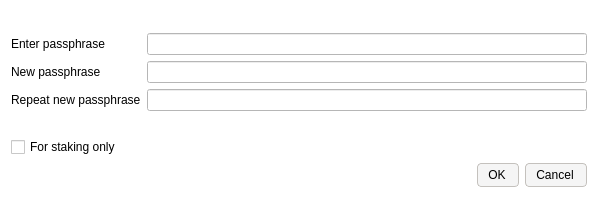
<?xml version="1.0" encoding="UTF-8"?>
<ui version="4.0">
 <class>AskPassphraseDialog</class>
 <widget class="QDialog" name="AskPassphraseDialog">
  <property name="geometry">
   <rect>
    <x>0</x>
    <y>0</y>
    <width>598</width>
    <height>198</height>
   </rect>
  </property>
  <property name="sizePolicy">
   <sizepolicy hsizetype="Preferred" vsizetype="Minimum">
    <horstretch>0</horstretch>
    <verstretch>0</verstretch>
   </sizepolicy>
  </property>
  <property name="minimumSize">
   <size>
    <width>550</width>
    <height>0</height>
   </size>
  </property>
  <property name="windowTitle">
   <string>Passphrase Dialog</string>
  </property>
  <property name="styleSheet">
   <string notr="true">background-color: rgb(255, 255, 255); color: rgb(0,0,0);</string>
  </property>
  <layout class="QVBoxLayout" name="verticalLayout">
   <item>
    <widget class="QLabel" name="warningLabel">
     <property name="textFormat">
      <enum>Qt::RichText</enum>
     </property>
     <property name="wordWrap">
      <bool>true</bool>
     </property>
    </widget>
   </item>
   <item>
    <layout class="QFormLayout" name="formLayout">
     <property name="fieldGrowthPolicy">
      <enum>QFormLayout::AllNonFixedFieldsGrow</enum>
     </property>
     <item row="0" column="0">
      <widget class="QLabel" name="passLabel1">
       <property name="text">
        <string>Enter passphrase</string>
       </property>
      </widget>
     </item>
     <item row="0" column="1">
      <widget class="QLineEdit" name="passEdit1">
       <property name="echoMode">
        <enum>QLineEdit::Password</enum>
       </property>
      </widget>
     </item>
     <item row="1" column="0">
      <widget class="QLabel" name="passLabel2">
       <property name="text">
        <string>New passphrase</string>
       </property>
      </widget>
     </item>
     <item row="1" column="1">
      <widget class="QLineEdit" name="passEdit2">
       <property name="echoMode">
        <enum>QLineEdit::Password</enum>
       </property>
      </widget>
     </item>
     <item row="2" column="0">
      <widget class="QLabel" name="passLabel3">
       <property name="text">
        <string>Repeat new passphrase</string>
       </property>
      </widget>
     </item>
     <item row="2" column="1">
      <widget class="QLineEdit" name="passEdit3">
       <property name="echoMode">
        <enum>QLineEdit::Password</enum>
       </property>
      </widget>
     </item>
     <item row="3" column="1">
      <widget class="QLabel" name="capsLabel">
       <property name="font">
        <font>
         <weight>75</weight>
         <bold>true</bold>
        </font>
       </property>
       <property name="text">
        <string/>
       </property>
       <property name="alignment">
        <set>Qt::AlignCenter</set>
       </property>
      </widget>
     </item>
     <item row="4" column="0">
      <widget class="QCheckBox" name="stakingCheckBox">
       <property name="enabled">
        <bool>true</bool>
       </property>
       <property name="visible">
        <bool>false</bool>
       </property>
       <property name="toolTip">
        <string>Serves to disable the trivial sendmoney when OS account compromised. Provides no real security.</string>
       </property>
       <property name="text">
        <string>For staking only</string>
       </property>
      </widget>
     </item>
    </layout>
   </item>
   <item>
    <widget class="QDialogButtonBox" name="buttonBox">
     <property name="styleSheet">
      <string notr="true">background-color: rgb(245, 245, 245);
border-radius: 4px;
border: 1px solid #c4c1bd;
font-weight: 400;
padding: 4px;
padding-left: 10px;
padding-right: 12px;
icon-size: 0;</string>
     </property>
     <property name="orientation">
      <enum>Qt::Horizontal</enum>
     </property>
     <property name="standardButtons">
      <set>QDialogButtonBox::Cancel|QDialogButtonBox::Ok</set>
     </property>
    </widget>
   </item>
  </layout>
 </widget>
 <resources/>
 <connections>
  <connection>
   <sender>buttonBox</sender>
   <signal>accepted()</signal>
   <receiver>AskPassphraseDialog</receiver>
   <slot>accept()</slot>
   <hints>
    <hint type="sourcelabel">
     <x>248</x>
     <y>254</y>
    </hint>
    <hint type="destinationlabel">
     <x>157</x>
     <y>274</y>
    </hint>
   </hints>
  </connection>
  <connection>
   <sender>buttonBox</sender>
   <signal>rejected()</signal>
   <receiver>AskPassphraseDialog</receiver>
   <slot>reject()</slot>
   <hints>
    <hint type="sourcelabel">
     <x>316</x>
     <y>260</y>
    </hint>
    <hint type="destinationlabel">
     <x>286</x>
     <y>274</y>
    </hint>
   </hints>
  </connection>
 </connections>
</ui>
